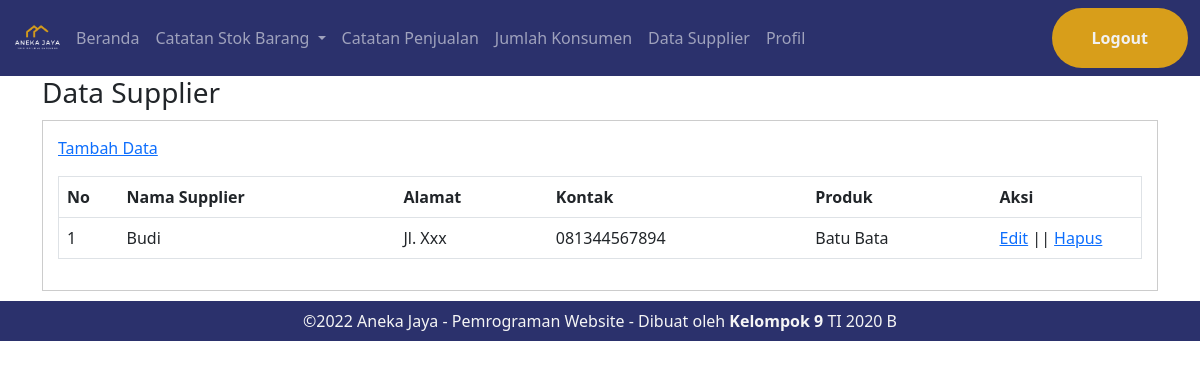
The page /administrator/datasupplier.php (signed in) on the database its author committed.
### tables this page shows
CREATE TABLE `tb_supplier` (
  `Idsupplier` int(11) NOT NULL,
  `NamaSupplier` varchar(100) NOT NULL,
  `Alamat` text NOT NULL,
  `Kontak` varchar(15) NOT NULL,
  `Produk` varchar(100) NOT NULL
);

### administrator/datasupplier.php (the view, shortened to what this page needs)
<?php
include 'include_admin/db.php';
?>
<?php include "include_admin/header.php" ?>
<body>
    <?php include "include_admin/navbar.php" ?>
    <div class="section">
        <div class="container">
            <h3>Data Supplier</h3>
            <div class="box">
                <p><a href="tambah-supplier.php">Tambah Data</a></p>
                <table border="1" cellspacing="0" class="table">
                    <thead>
                        <tr>
                            <th width="60px">No</th>
                            <th>Nama Supplier</th>
                            <th>Alamat</th>
                            <th>Kontak</th>
                            <th>Produk</th>
                            <th width="150px">Aksi</th>
                        </tr>
                    </thead>
                    <tbody>
                        <?php
                        $no = 1;
                        $supplier = mysqli_query($conn, "SELECT * FROM tb_supplier ORDER BY Idsupplier DESC");
                        if (mysqli_num_rows($supplier) > 0) {
                            while ($row = mysqli_fetch_array($supplier)) {
                        ?>
                                <tr>
                                    <td><?php echo $no++ ?></td>
                                    <td><?php echo $row['NamaSupplier'] ?></td>
                                    <td><?php echo $row['Alamat'] ?></td>
                                    <td><?php echo $row['Kontak'] ?></td>
                                    <td><?php echo $row['Produk'] ?></td>
                                    <td>
                                        <a href="edit-supplier.php?id=<?php echo $row['Idsupplier'] ?>">Edit</a> || <a href="proses-hapus.php?ids=<?php echo $row['Idsupplier'] ?>" onclick="return confirm('Yakin ingin hapus ?')">Hapus</a>
                                    </td>
                                </tr>
                            <?php }
                        } else { ?>
                            <tr>
                                <td colspan="7">Tidak ada data</td>
                            </tr>
                        <?php } ?>
                    </tbody>
                </table>
            </div>
        </div>
    </div>
    <?php include "include_admin/banner.php" ?>
</body>
</html>

### administrator/css/style.css (style rules this page uses)
body, html { margin: 0; padding: 0; }
.box { background-color: #fff; border: 1px solid #ccc; padding: 15px; box-sizing: border-box; margin: 10px 0; }

### rows shown on the page
tb_supplier: NamaSupplier "Budi", Alamat "Jl. Xxx", Kontak "081344567894", Produk "Batu Bata"
